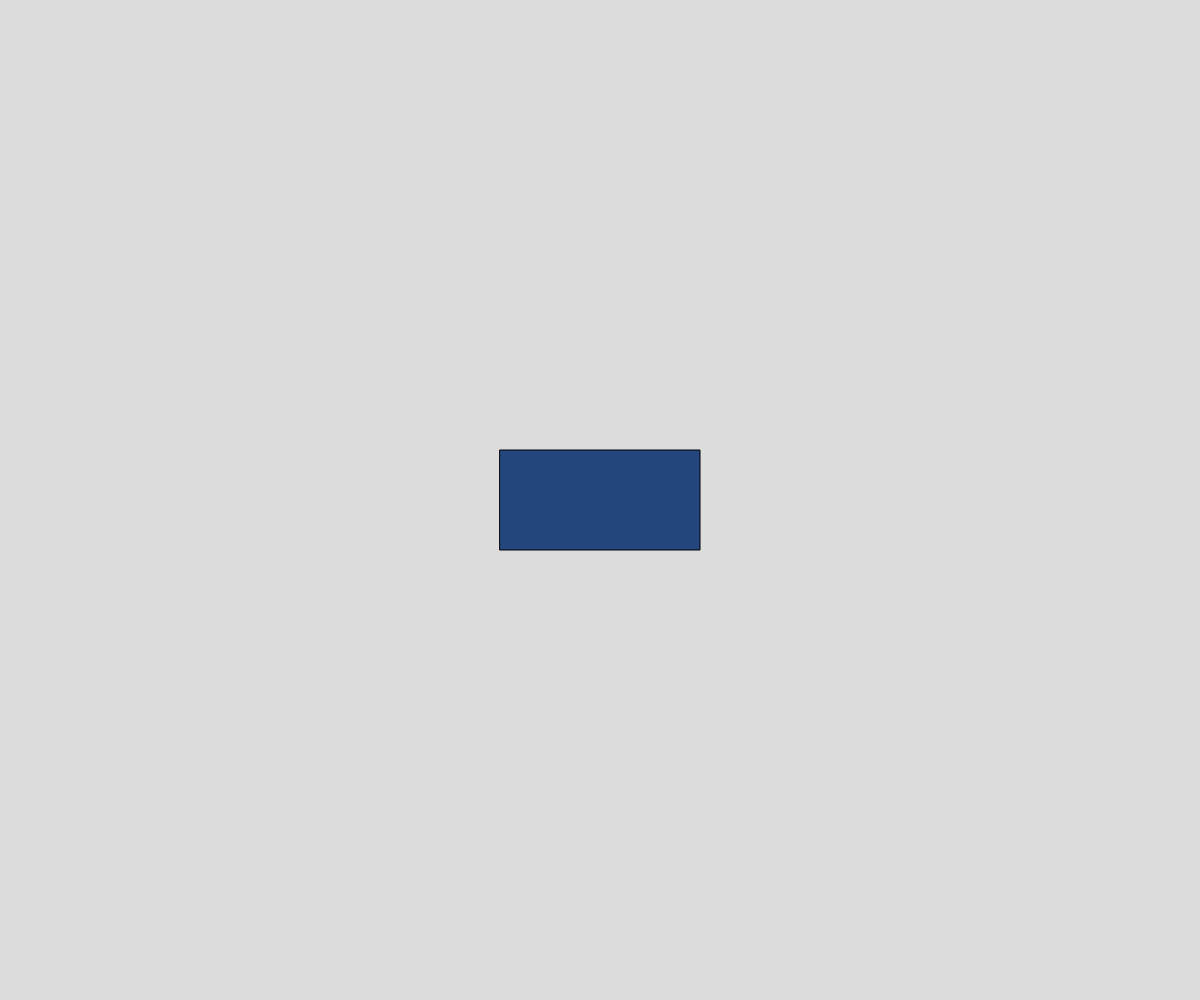
Frame 1 (no input)
Frame 60 (no input): identical to frame 1, image omitted
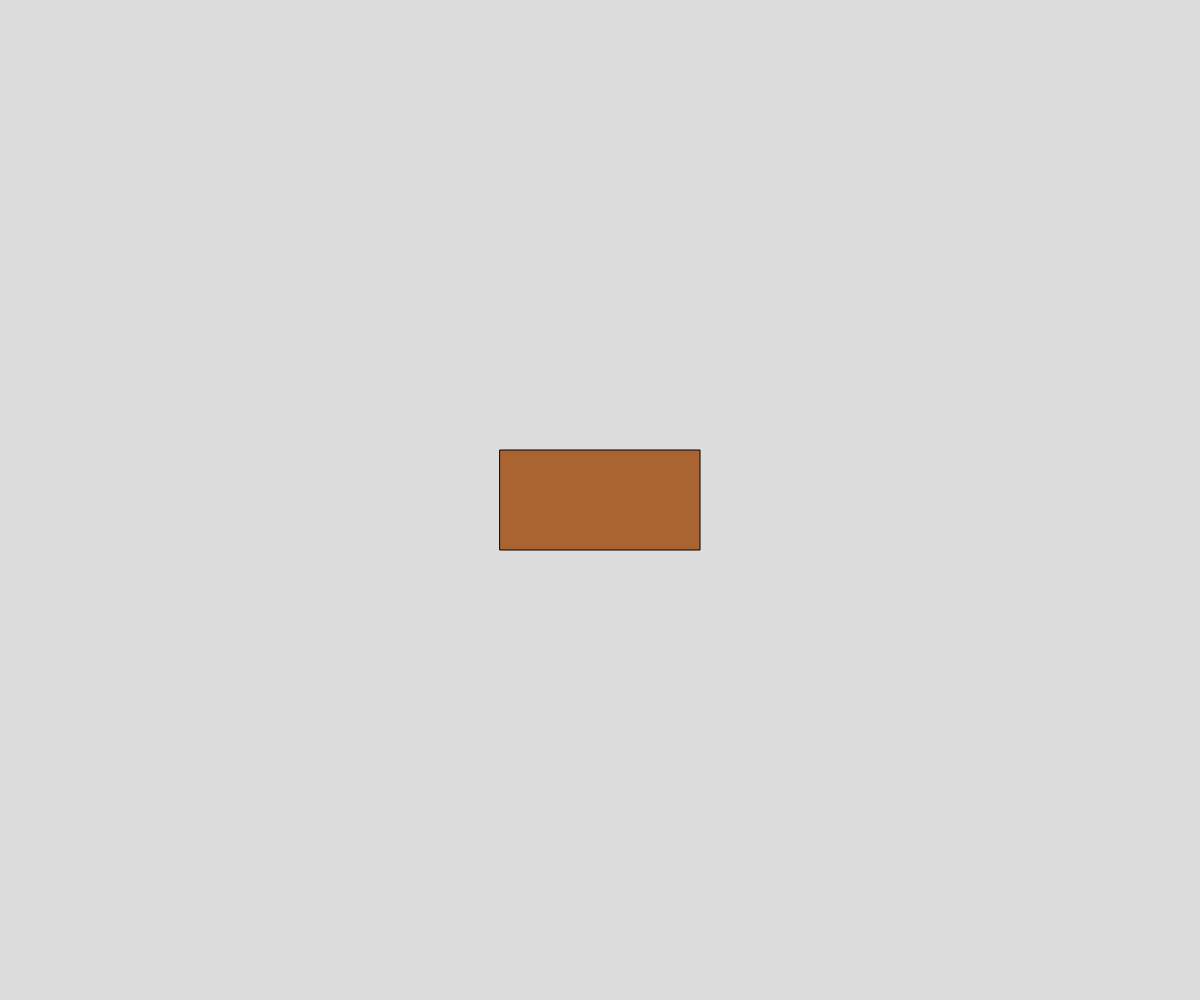
Frame 120 (the mouse pressed at the canvas centre since frame 60)

The p5.js sketch that drew these frames (run headless with seeded random() and noise() and a simulated clock; from frame 60 on, the mouse is pressed at the canvas centre):

// p5.js sketch
// ── sketch.js
// Repositioning Rectangles
// Lukas Scrobe
// sept/27/2023
// simple GUI creation / Gemoetry practice

//glbl
let x, y, rWidth, rHeight;
let rLeft, rRight, rTop, rBottom;
let mouseOver = false;
let pickedUp = false;
let xOff, yOff;

function setup() {
  createCanvas(windowWidth, windowHeight);
  rectMode(CENTER);
  x = width / 2, y = height / 2;
  rWidth = 200, rHeight = 100;
}

function updateEdgePositions() {
  rLeft = x - rWidth / 2; rRight = x + rWidth / 2; rTop = y - rHeight / 2; rBottom = y + rHeight / 2;
}

function drawRectangle() {
  updateEdgePositions();
  if (mouseX > rLeft && mouseX < rRight && mouseY > rTop && mouseY < rBottom) {
    mouseOver = true;
    fill(170, 100, 50);
  }
  else {
    fill(35, 70, 125);
    mouseOver = false;
  }
  if (pickedUp){
    x = mouseX + xOff;
    y = mouseY + yOff;
  }
  rect(x, y, rWidth, rHeight);
}

function mousePressed(){
  if (mouseOver){
    pickedUp = true;
    xOff = x - mouseX;
    yOff = y - mouseY;
  }
}

function mouseReleased(){
  pickedUp = false;
}

function draw() {
  background(220);
  drawRectangle();
}
